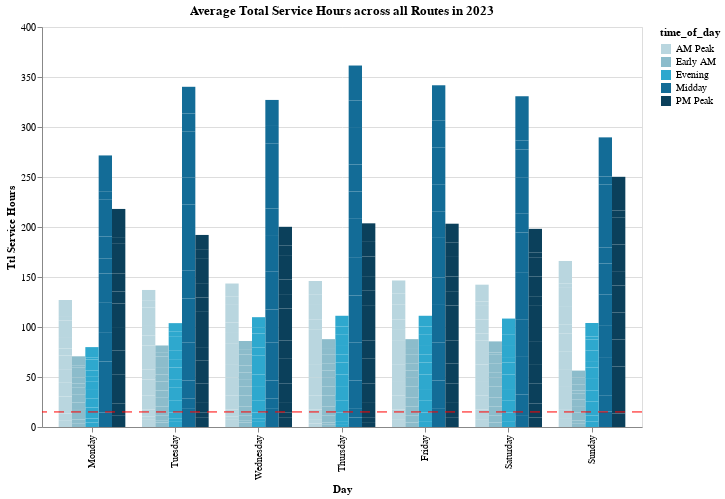

Notebook code for this chart:
### Code cell
bar_chart_dropdown(
    monthly_service,
    "day_type",
    "ttl_service_hours",
    "time_of_day",
    "Average Total Service Hours across all Routes in 2023",
    "month",
)

### Figure 1 — Vega-Lite specification as saved in the notebook (floating-point values rounded to 4 significant figures; data arrays with more than 128 entries replaced by an {"elided": "..."} marker saying what was removed)
{"config": {"view": {"continuousWidth": 300, "continuousHeight": 300}}, "layer": [{"mark": {"type": "bar"}, "encoding": {"color": {"field": "time_of_day", "scale": {"range": ["#B9D6DF", "#8CBCCB", "#2EA8CE", "#136C97", "#0B405B"]}, "type": "nominal"}, "tooltip": [{"field": "full_date", "type": "temporal"}, {"field": "month", "type": "quantitative"}, {"field": "name", "type": "nominal"}, {"field": "day_type", "type": "nominal"}, {"field": "time_of_day", "type": "nominal"}, {"field": "ttl_service_hours", "type": "quantitative"}], "x": {"field": "day_type", "scale": {"domain": ["Monday", "Tuesday", "Wednesday", "Thursday", "Friday", "Saturday", "Sunday"]}, "title": "Day", "type": "nominal"}, "xOffset": {"field": "time_of_day", "type": "nominal"}, "y": {"field": "ttl_service_hours", "title": "Ttl Service Hours", "type": "quantitative"}}, "name": "view_1"}, {"mark": {"type": "rule", "color": "red", "strokeDash": [10, 7]}, "encoding": {"y": {"aggregate": "mean", "field": "ttl_service_hours", "type": "quantitative"}}}], "data": {"name": "data-6c248bde4a6018359e4ce3d1ac0e9c7e"}, "height": 400, "params": [{"name": "Month", "select": {"type": "point", "fields": ["month"]}, "bind": {"input": "select", "options": [1, 2, 3, 4, 5, 6, 7, 8, 9, 10, 11, 12], "name": "Month"}, "views": ["view_1"]}], "title": "Average Total Service Hours across all Routes in 2023", "transform": [{"filter": {"param": "Month"}}], "width": 600, "$schema": "https://vega.github.io/schema/vega-lite/v5.14.1.json", "datasets": {"data-6c248bde4a6018359e4ce3d1ac0e9c7e": {"elided": "400 records"}}}
